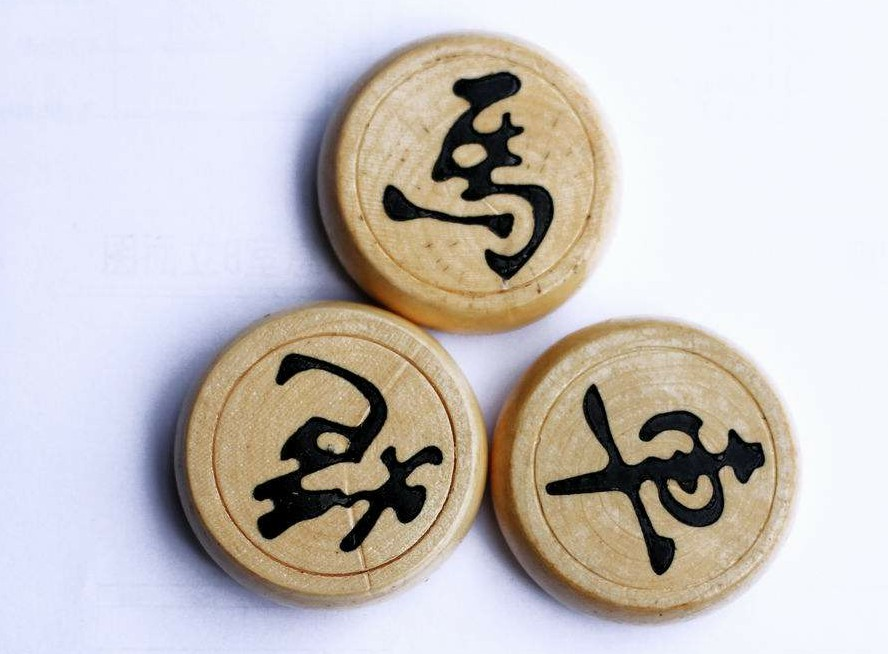
#> input picture examples/opencv-qing-song-ru-men/chapter16/chess.jpg, 888 x 654 px
$ python 16.3.py
#> lines starting #> are read from the running program, lines starting #| are printed output that depends on the picture; after the words box and inside, x2 and y2 are one past the last pixel; in counts of white or black regions, pixels touching at a corner belong together
# -*- coding: utf-8 -*-
import cv2 as cv
import numpy as np
import matplotlib.pyplot as plt

img = cv.imread('chess.jpg')
#> img is the input picture: shape (654, 888, 3); mean B, G, R 192.2, 194.3, 199.5
gray = cv.cvtColor(img, cv.COLOR_BGR2GRAY)
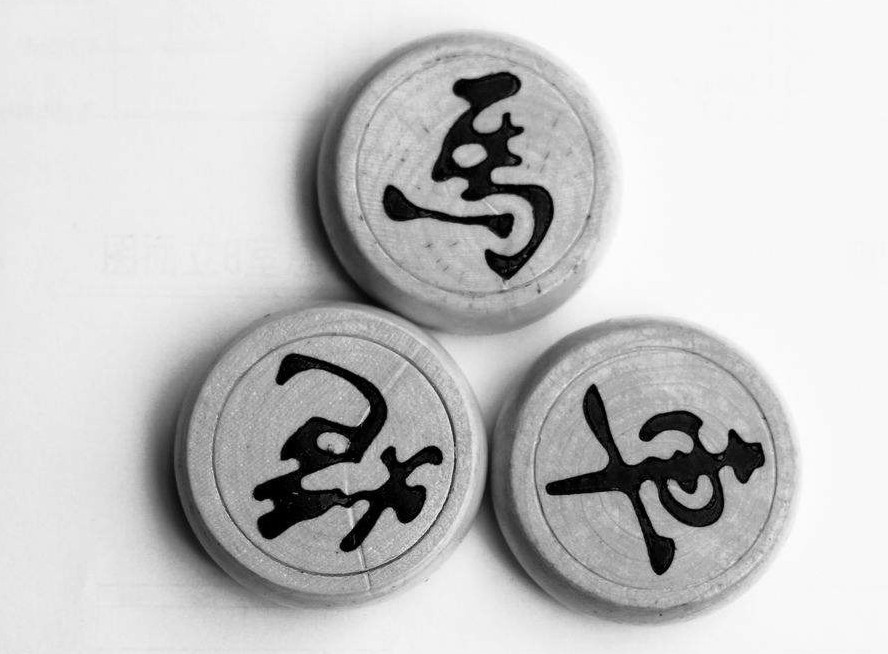
#> gray: shape (654, 888); min 0, max 255, mean 195.6
gray = cv.medianBlur(gray, 5)
circles = cv.HoughCircles(gray, cv.HOUGH_GRADIENT, 1, 300, param1=50, param2=30, minRadius=100, maxRadius=200)
#> circles = [[329.5, 450.5, 142.2], [645.5, 467.5, 153.1], [476.5, 174.5, 121.3]]
circles = np.uint16(np.around(circles))
#> circles = [[330, 450, 142], [646, 468, 153], [476, 174, 121]]

res = img.copy()
for i in circles[0, :]:
    cv.circle(res, (i[0], i[1]), i[2], (255, 0, 0), 12)
    cv.circle(res, (i[0], i[1]), 5, (0, 0, 255), 12)
#> this loop made 3 passes
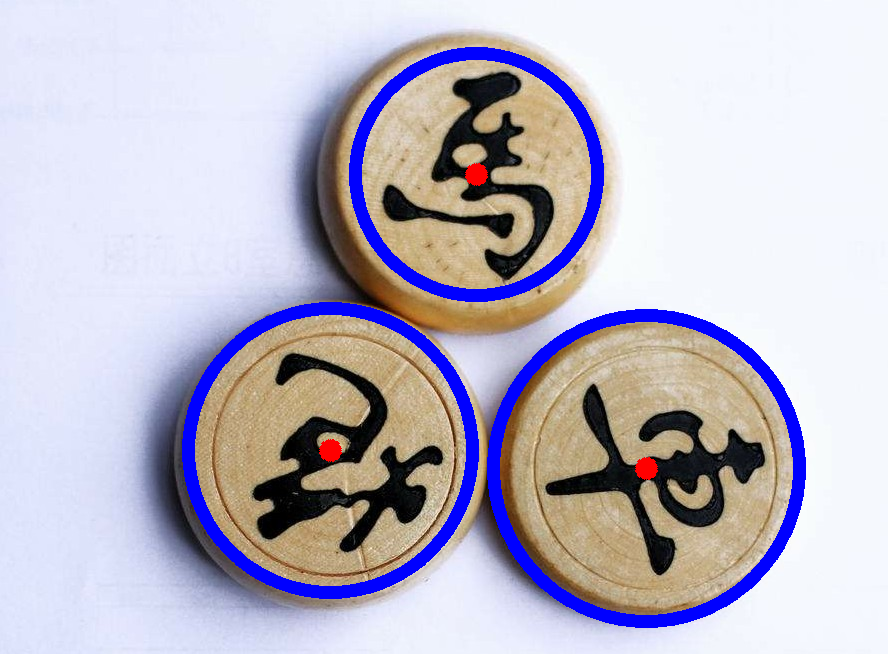
#> res: shape (654, 888, 3); 6.02% of pixels changed, all inside (x1, y1, x2, y2) = (182, 47, 806, 628)

img_rgb = cv.cvtColor(img, cv.COLOR_BGR2RGB)
res_rgb = cv.cvtColor(res, cv.COLOR_BGR2RGB)
plt.subplot(121), plt.imshow(img_rgb), plt.axis('off')
plt.subplot(122), plt.imshow(res_rgb), plt.axis('off')
plt.show()
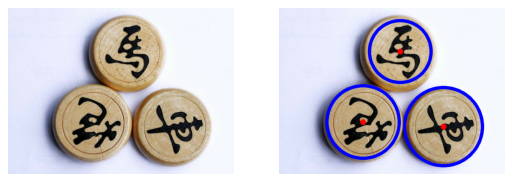
#> figure drawn by matplotlib, 2 panels

$ run again, with examples/opencv-qing-song-ru-men/chapter16/computer.jpg copied over examples/opencv-qing-song-ru-men/chapter16/chess.jpg
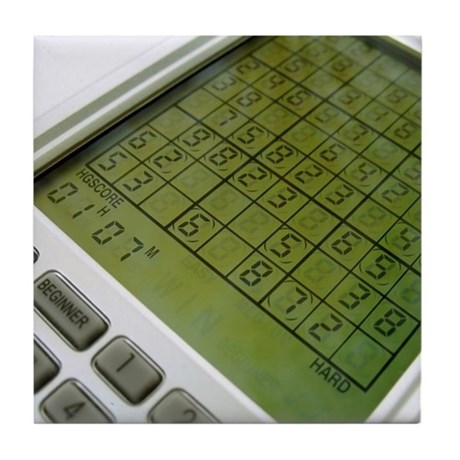
#> input picture examples/opencv-qing-song-ru-men/chapter16/computer.jpg, 460 x 460 px
#> img is the input picture: shape (460, 460, 3); mean B, G, R 130.4, 159.3, 153.1
#> `gray = cv.cvtColor(img, cv.COLOR_BGR2GRAY)`:
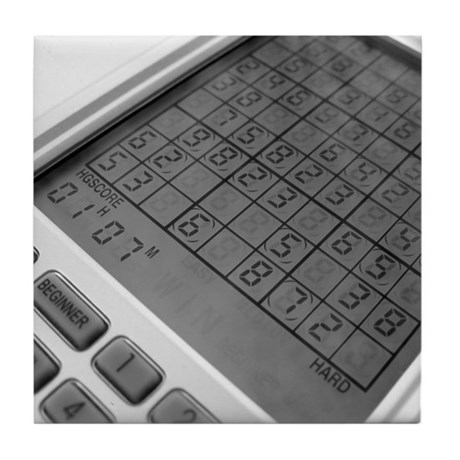
#> gray: shape (460, 460); min 0, max 255, mean 154.2
#> `circles = cv.HoughCircles(gray, cv.HOUGH_GRADIENT, 1, 300, param1=50, ..`: circles = [[226.5, 229.5, 195]]
#> `circles = np.uint16(np.around(circles))`: circles = [[226, 230, 195]]
#> the loop `for i in circles[0, :]:` made 1 pass
#> `plt.show()`:
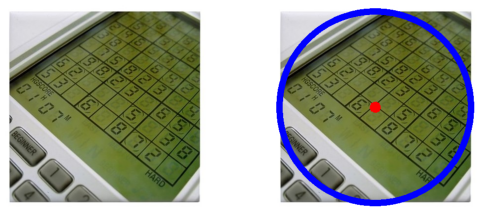
#> figure drawn by matplotlib, 2 panels
